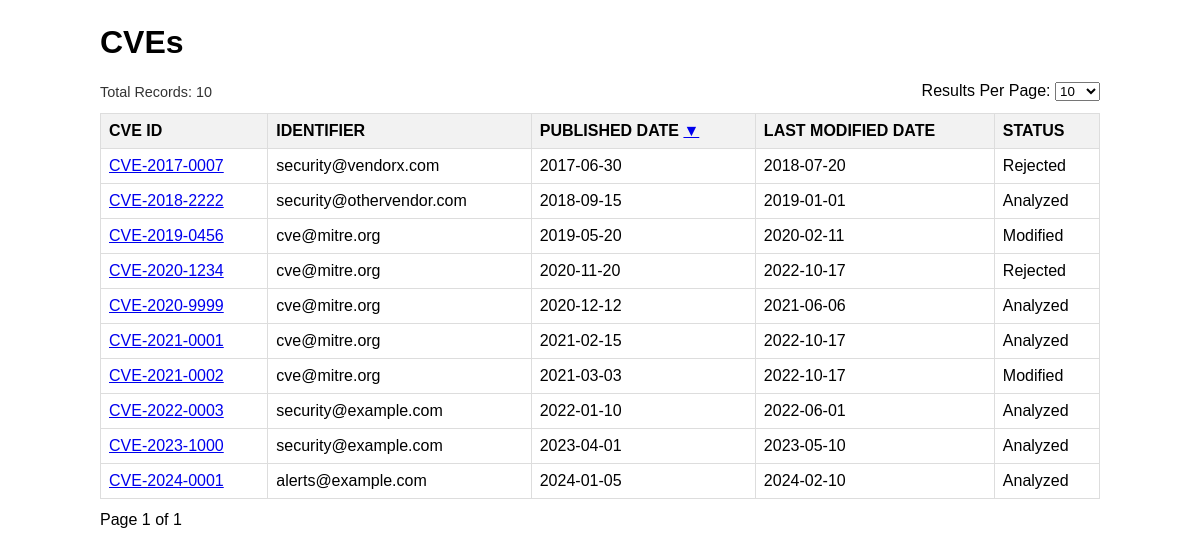
/cves/list?page=1&per_page=10&sort=asc, run on the app's committed database.
### tables this page shows
CREATE TABLE cves (
    id INTEGER PRIMARY KEY AUTOINCREMENT,
    cve_id TEXT UNIQUE NOT NULL,
    description TEXT,
    year INTEGER,
    cvss REAL,
    published TEXT
, identifier TEXT, last_modified TEXT, status TEXT);

### cve_rdb_app/web.py (the view)
    @app.route("/cves/list")
    def cves_list():
        try:
            page = int(request.args.get("page", 1))
        except ValueError:
            page = 1
        try:
            per_page = int(request.args.get("per_page", 10))
        except ValueError:
            per_page = 10
        sort = request.args.get("sort", "desc")
        total = db.get_total_cves(app.config["DB_PATH"])
        offset = (page - 1) * per_page
        rows = db.query_cves(app.config["DB_PATH"], limit=per_page, offset=offset, sort=sort)
        last_page = max(1, (total + per_page - 1) // per_page)
        return render_template("cves_list.html", rows=rows, total=total, page=page, per_page=per_page, last_page=last_page, sort=sort)

### cve_rdb_app/db.py (called while the page is built)
def connect(path: str):
    return sqlite3.connect(path)

def get_total_cves(db_path: str) -> int:
    conn = connect(db_path)
    try:
        cur = conn.cursor()
        cur.execute("SELECT COUNT(*) FROM cves")
        return cur.fetchone()[0]
    finally:
        conn.close()

def query_cves(db_path: str, limit: int = 10, offset: int = 0, sort: str = "desc") -> List[Dict[str, Any]]:
    conn = connect(db_path)
    try:
        cur = conn.cursor()
        if sort == "desc":
            order = "CASE WHEN published IS NULL THEN 1 ELSE 0 END, published DESC"
        else:
            order = "CASE WHEN published IS NULL THEN 1 ELSE 0 END, published ASC"
        sql = f"SELECT cve_id, identifier, published, last_modified, status FROM cves ORDER BY {order} LIMIT ? OFFSET ?"
        cur.execute(sql, (limit, offset))
        rows = cur.fetchall()
        return [{"cve_id": r[0], "identifier": r[1], "published": r[2], "last_modified": r[3], "status": r[4]} for r in rows]
    finally:
        conn.close()

### cve_rdb_app/templates/cves_list.html (shortened to what this page needs)
<!doctype html>
<html lang="en">
  <head>
  </head>
  <body>
    <h1>CVEs</h1>
    <div class="controls">
      <div class="small">Total Records: {{ total }}</div>
      <div>
        <form id="perForm" method="get" action="">
          <label for="per_page">Results Per Page:</label>
          <select name="per_page" id="per_page" onchange="document.getElementById('perForm').submit()">
            <option value="10" {% if per_page==10 %}selected{% endif %}>10</option>
          </select>
        </form>
      </div>
    </div>
    <table>
      <thead>
        <tr>
          <th>CVE ID</th>
          <th>IDENTIFIER</th>
          <th>
            PUBLISHED DATE
            {% if sort=='desc' %}
              <a href="?page={{ page }}&per_page={{ per_page }}&sort=asc">▲</a>
            {% else %}
              <a href="?page={{ page }}&per_page={{ per_page }}&sort=desc">▼</a>
            {% endif %}
          </th>
          <th>LAST MODIFIED DATE</th>
          <th>STATUS</th>
        </tr>
      </thead>
      <tbody>
        {% for r in rows %}
        <tr>
          <td><a href="{{ url_for('cve_detail', cve_id=r.cve_id) }}">{{ r.cve_id }}</a></td>
          <td>{{ r.identifier or '' }}</td>
          <td>{{ r.published or '' }}</td>
          <td>{{ r.last_modified or '' }}</td>
          <td>{{ r.status or '' }}</td>
        </tr>
        {% endfor %}
      </tbody>
    </table>
    <div class="pagination">
      <span> Page {{ page }} of {{ last_page }} </span>
    </div>
  </body>
</html>

### cve_rdb_app/templates/cves_list.html (style rules this page uses)
body { font-family: Arial, sans-serif; max-width: 1000px; margin: 24px auto; }
table { width: 100%; border-collapse: collapse; margin-bottom: 8px }
th, td { border: 1px solid #ddd; padding: 8px; text-align: left }
th { background: #f2f2f2 }
.controls { display: flex; justify-content: space-between; align-items: center; margin-bottom: 12px }
.pagination { margin-top: 12px }
.small { font-size: 0.9em; color: #333 }

### data on the page
cves: cve_id "CVE-2017-0007", identifier "security@vendorx.com", published "2017-06-30", last_modified "2018-07-20", status "Rejected"
cves: cve_id "CVE-2018-2222", identifier "security@othervendor.com", published "2018-09-15", last_modified "2019-01-01", status "Analyzed"
cves: cve_id "CVE-2019-0456", identifier "cve@mitre.org", published "2019-05-20", last_modified "2020-02-11", status "Modified"
cves: cve_id "CVE-2020-1234", identifier "cve@mitre.org", published "2020-11-20", last_modified "2022-10-17", status "Rejected"
cves: cve_id "CVE-2020-9999", identifier "cve@mitre.org", published "2020-12-12", last_modified "2021-06-06", status "Analyzed"
cves: cve_id "CVE-2021-0001", identifier "cve@mitre.org", published "2021-02-15", last_modified "2022-10-17", status "Analyzed"
cves: cve_id "CVE-2021-0002", identifier "cve@mitre.org", published "2021-03-03", last_modified "2022-10-17", status "Modified"
cves: cve_id "CVE-2022-0003", identifier "security@example.com", published "2022-01-10", last_modified "2022-06-01", status "Analyzed"
cves: cve_id "CVE-2023-1000", identifier "security@example.com", published "2023-04-01", last_modified "2023-05-10", status "Analyzed"
cves: cve_id "CVE-2024-0001", identifier "alerts@example.com", published "2024-01-05", last_modified "2024-02-10", status "Analyzed"

### other printed values
{{ total }} "10"
{{ page }} "1"
{{ last_page }} "1"
